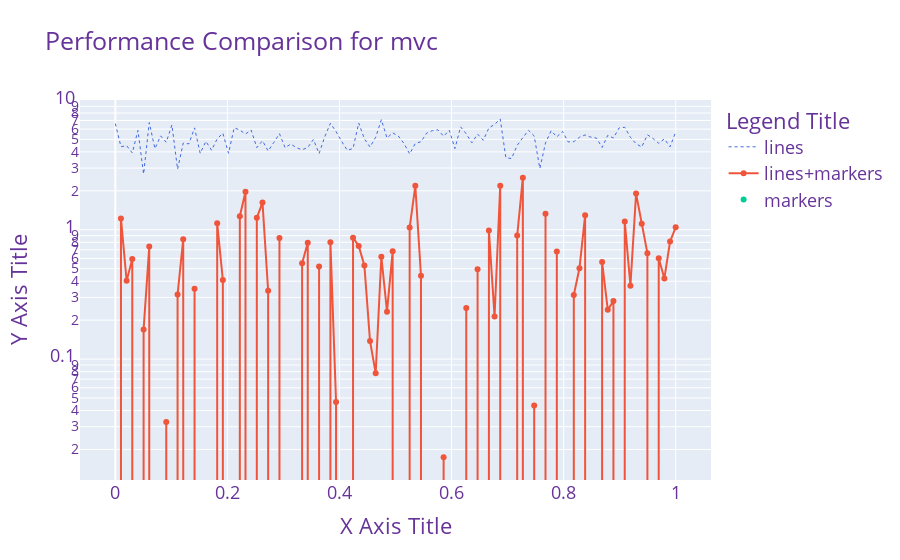

Write notebook code for a chart like this one.
### Code cell
np.random.seed(1)

N = 100
random_x = np.linspace(0, 1, N)
random_y0 = np.random.randn(N) + 5
random_y1 = np.random.randn(N)
random_y2 = np.random.randn(N) - 5

# Create traces
fig = go.Figure()
fig.add_trace(go.Scatter(x=random_x, y=random_y0,
                    mode='lines',
                    name='lines',
                    line=dict(color='royalblue', width=1, dash='dot')))
fig.add_trace(go.Scatter(x=random_x, y=random_y1,
                    mode='lines+markers',
                    name='lines+markers'))
fig.add_trace(go.Scatter(x=random_x, y=random_y2,
                    mode='markers', name='markers'))

fig.update_layout(
    title="Performance Comparison for mvc",
    xaxis_title="X Axis Title",
    yaxis_title="Y Axis Title",
    legend_title="Legend Title",
    font=dict(
        #family="sans serif",
        size=18,
        color="RebeccaPurple"
    ),
)

fig.update_yaxes(type="log")

fig.show()
